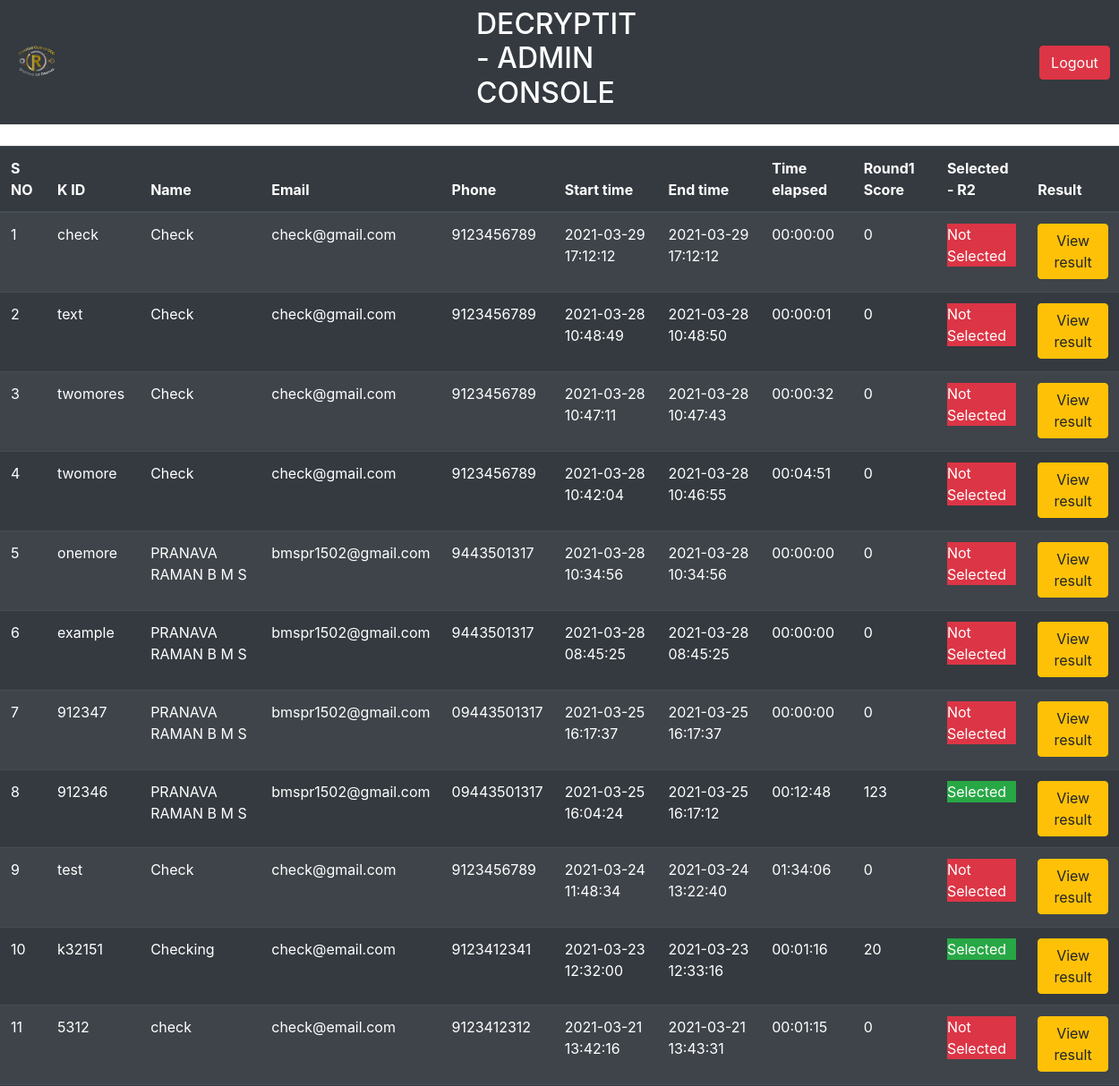
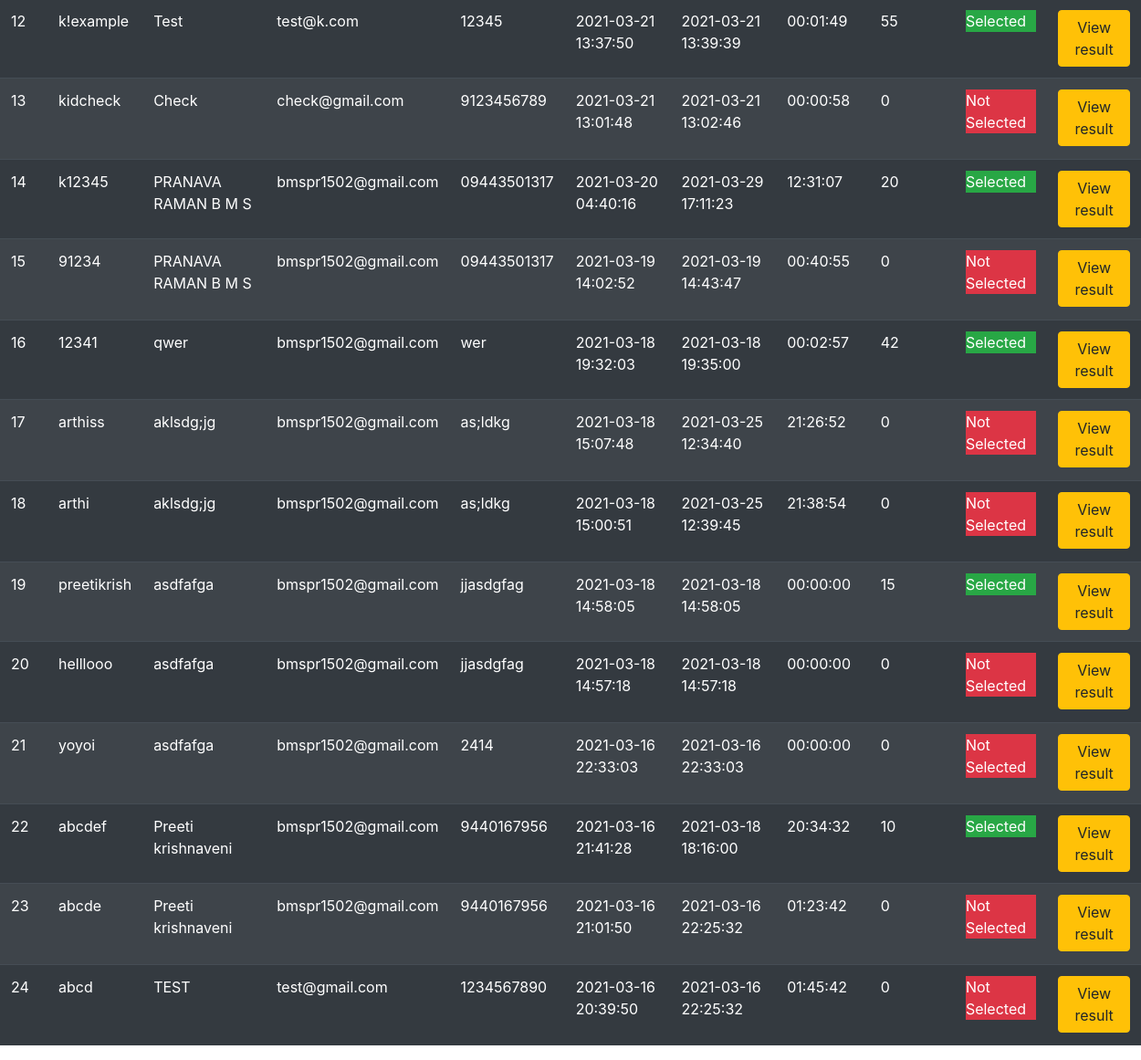
Page /admin/adminconsole.php (signed in) on the earlier database version (2 pictures, top to bottom).
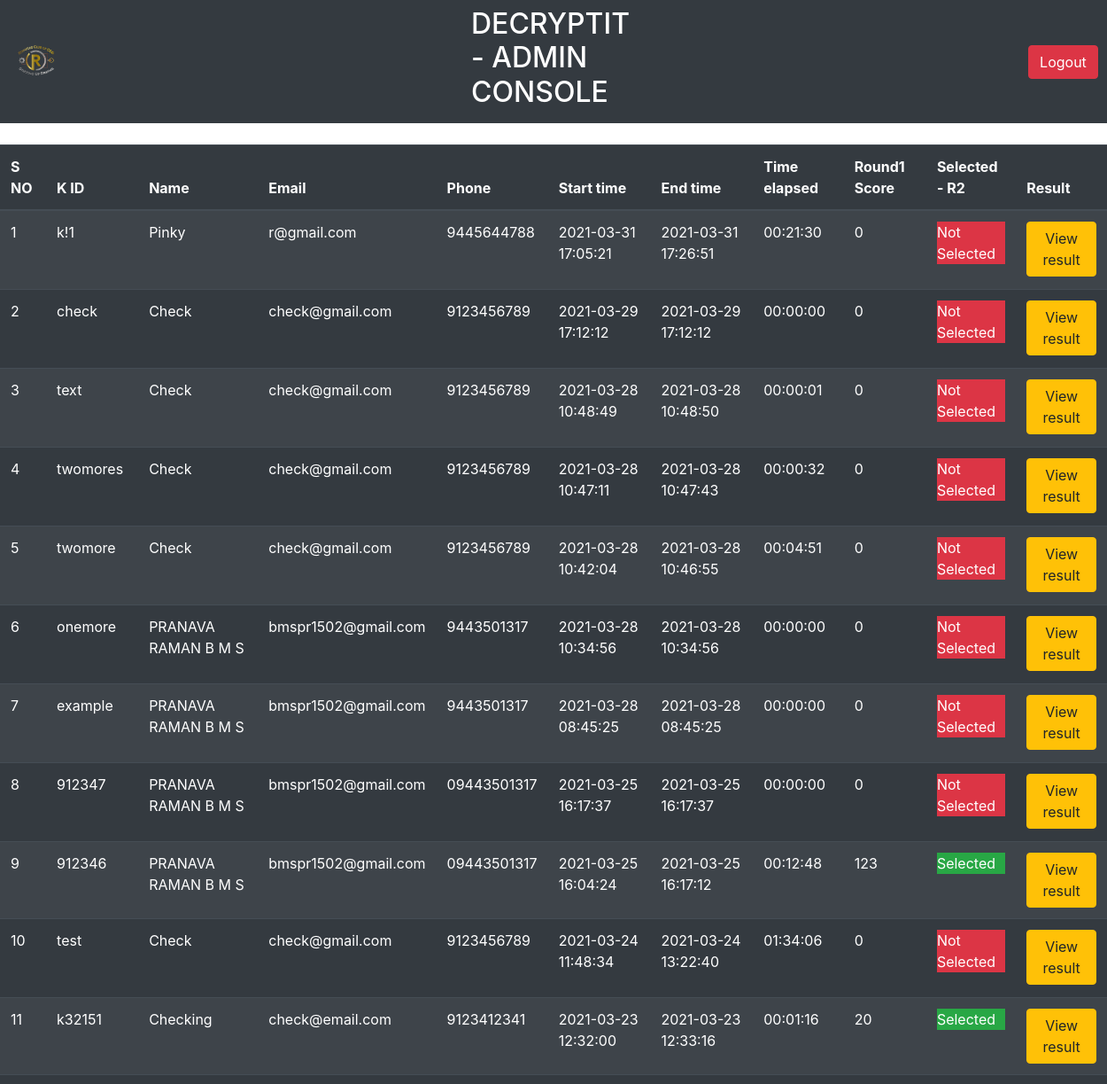
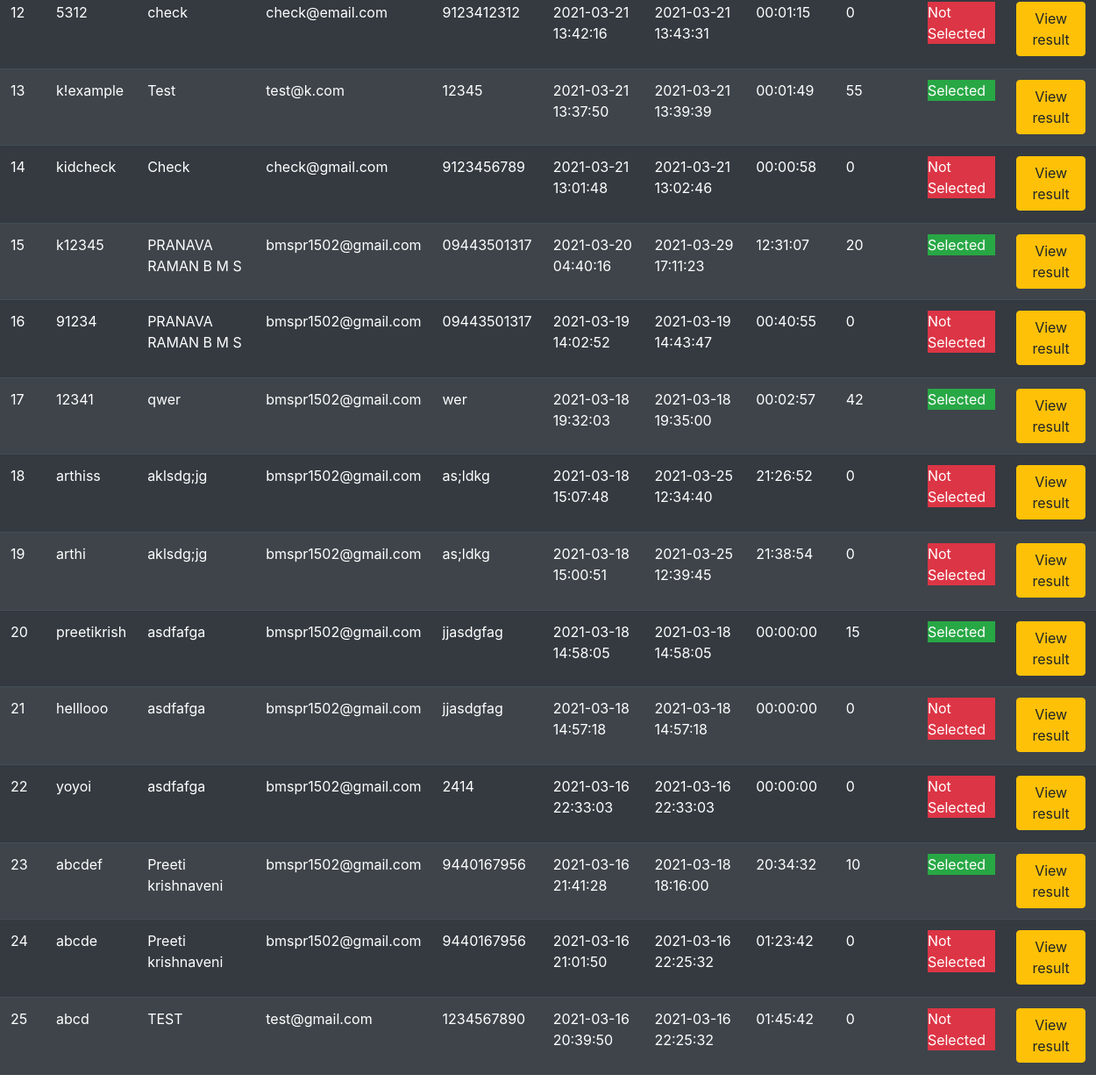
Same page on the later database version (2 pictures, top to bottom).
### tables this page shows
CREATE TABLE `round1` (
  `kid` varchar(30) NOT NULL,
  `answer1` text DEFAULT NULL,
  `answer2` text DEFAULT NULL,
  `answer3` text DEFAULT NULL,
  `answer4` text DEFAULT NULL,
  `answer5` text DEFAULT NULL,
  `answer6` text DEFAULT NULL,
  `answer7` text DEFAULT NULL,
  `answer8` text DEFAULT NULL,
  `answer9` text DEFAULT NULL,
  `totscore` int(11) NOT NULL DEFAULT 0,
  `selected` tinyint(4) NOT NULL DEFAULT 0
);

CREATE TABLE `userdata` (
  `kid` varchar(30) NOT NULL,
  `name` varchar(30) NOT NULL,
  `email` varchar(40) NOT NULL,
  `phone` varchar(15) NOT NULL,
  `start` timestamp NOT NULL DEFAULT current_timestamp(),
  `endtime` timestamp NOT NULL DEFAULT current_timestamp(),
  `round1` tinyint(1) NOT NULL DEFAULT 0,
  `round2` tinyint(1) NOT NULL DEFAULT 0
);

### admin/adminconsole.php (the view, shortened to what this page needs)
<?php
if(isset($_SESSION['admin'])){
    if($_SESSION['admin']==1){
       ?>
<!DOCTYPE html>
<html>
<?php
include "../functions/DB.php";
$query1 = "SELECT * FROM userdata INNER JOIN round1 ON userdata.kid = round1.kid ORDER BY start DESC";
if(!($result1 = $con->query($query1))){
    die($con->error);
}
?>
<head>
    <link rel="stylesheet" href="https://maxcdn.bootstrapcdn.com/bootstrap/4.5.2/css/bootstrap.min.css">
</head>
<body>
<nav class="navbar navbar-expand-md navbar-light bg-dark">
    <a href="#" class="navbar-brand">
        <img src="../images/logo.png" height="50" alt="Robotics">
    </a>
    <h2 class = "text-white" style = "margin-left:450px">DECRYPTIT - ADMIN CONSOLE</h2>
    <a class="btn btn-danger" href="logout.php" style = "margin-left:450px">Logout</a>
</nav>
<table class="table table-dark table-striped">
    <thead>
    <br>
    <tr>
        <th>S NO</th>
        <th>K ID</th>
        <th>Name</th>
        <th>Email</th>
        <th>Phone</th>
        <th>Start time</th>
        <th>End time</th>
        <th>Time elapsed</th>
        <th>Round1 Score</th>
        <th>Selected - R2</th>
        <th>Result</th>
    </tr>
    </thead>
    <tbody>
    <?php
    $i = 1;
    while($row = mysqli_fetch_assoc($result1)){
        ?>
        <tr>
            <td><?php echo $i;?></td>
            <td><?php echo $row['kid'];?></td>
            <td><?php echo $row['name'];?></td>
            <td><?php echo $row['email'];?></td>
            <td><?php echo $row['phone'];?></td>
            <td><?php echo $row['start'];?></td>
            <td><?php echo $row['endtime'];?></td>
            <?php
            $dteStart = new DateTime($row['start']);
            $dteEnd   = new DateTime($row['endtime']);
            $dteDiff  = $dteStart->diff($dteEnd);?>
            <td><?php echo $dteDiff->format("%H:%I:%S");?></td>
            <td><?php if(isset($row['totscore']))echo $row['totscore'];?></td>
            <td><?php if($row['selected']){
                    echo "<p class='bg-success text-white'>Selected</p>";
                }else{
                    echo "<p class='bg-danger text-white'>Not Selected</p>";
                }?></td>
            <form action = "result.php" method = "post">
                <td>
                    <?php
                    if(isset($row['totscore'])){
                    ?>
                    <button type="submit" class="btn btn-warning" name = "view">View result</button>
                    <?php
                        }
                    ?></td>
            </form>
        </tr>
        <?php
        $i++;
    }
    ?>
    </tbody>
</table>
</body>
</html>
        <?php
    }else {
        echo '<script>alert("Accessed denied");</script>';
        header('location: index.php');
    }
}else {
    echo '<script>alert("Accessed denied");</script>';
    header('location: index.php');
}
?>

Differences in the rows shown:
added round1: kid "k!1", kid.name "Pinky", kid.email "r@gmail.com", kid.phone "9445644788", kid.start "2021-03-31 17:05:21", kid.endtime "2021-03-31 17:26:51", kid.endtime "00:21:30", totscore "0", selected "Not Selected", shows "View result"
